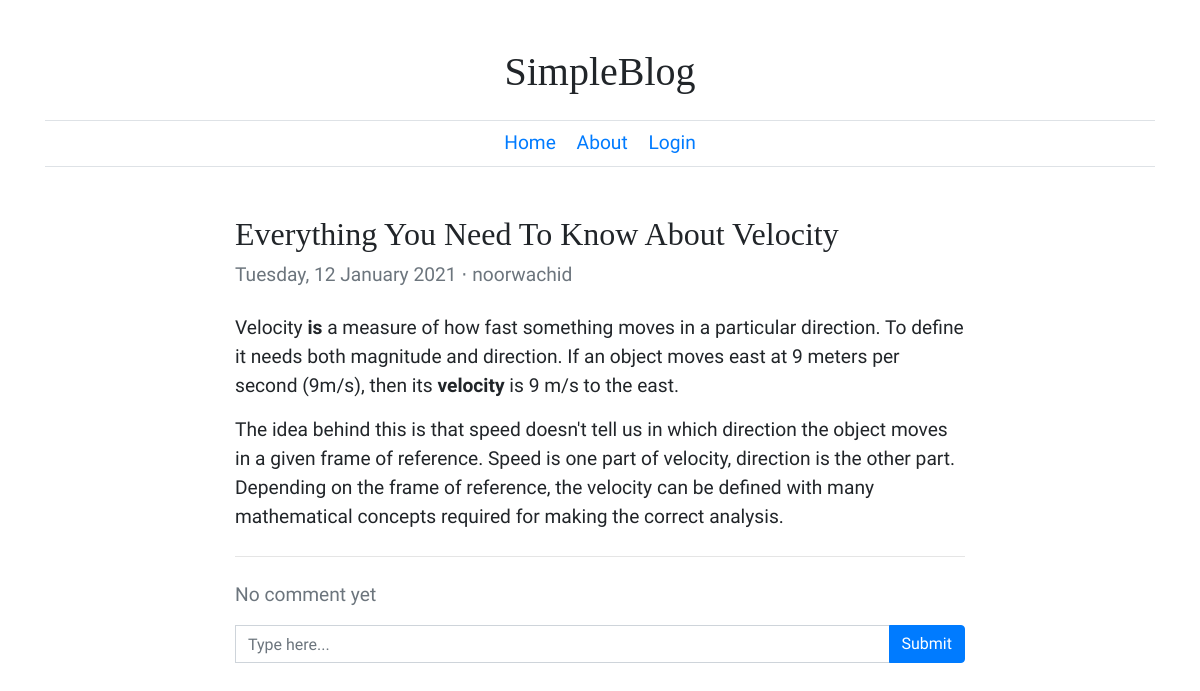
/post/1, run on the app's committed database.
### tables this page shows
CREATE TABLE `posts` (
  `id` int(11) AUTO_INCREMENT,
  `user_id` int(11),
  `title` varchar(512),
  `content` text,
  `created_at` timestamp DEFAULT current_timestamp(),
  `updated_at` timestamp DEFAULT current_timestamp(),
  PRIMARY KEY (`id`),
  FOREIGN KEY (`user_id`) REFERENCES `users` (`id`)
);

CREATE TABLE `users` (
  `id` int(11) AUTO_INCREMENT,
  `username` varchar(100),
  `password` varchar(1024),
  PRIMARY KEY (`id`),
  UNIQUE (`username`)
);

### application/controllers/Post.php (called while the page is built, shortened)
<?php
class Post extends CI_Controller
{
    public function __construct()
    {
        $this->load->model("PostModel");
        $this->load->model("CommentModel");
    }
    public function public_get($id)
    {
        $post = $this->PostModel->get($id);
        $comments = $this->CommentModel->get_all_by_post($id);
        $this->load->view("post", [
            "post"     => $post,
            "comments" => $comments,
        ]);
    }
}

### index.php (called while the page is built, shortened)
<?php
require_once BASEPATH.'core/CodeIgniter.php';

### application/models/PostModel.php (called while the page is built, shortened)
<?php
class PostModel extends CI_Model
{
    public function get($id)
    {
        $db = $this->db;
        $db->select("posts.id, title, content, created_at, username");
        $db->where("posts.id", $id);
        $db->from("posts");
        $db->join("users", "users.id = user_id");
        return $db->get()->row();
    }
}

### application/third_party/Parsedown.php (called while the page is built, shortened)
<?php
class Parsedown
{
    function text($text)
    {
        $Elements = $this->textElements($text);
        $markup = $this->elements($Elements);
        $markup = trim($markup, "\n");
        return $markup;
    }
    protected function textElements($text)
    {
        $text = str_replace(array("\r\n", "\r"), "\n", $text);
        $text = trim($text, "\n");
        $lines = explode("\n", $text);
        return $this->linesElements($lines);
    }
    protected $breaksEnabled;
    protected $safeMode;
    protected $unmarkedBlockTypes = array(
        'Code',
    );
    protected function linesElements(array $lines)
    {
        $Elements = array();
        $CurrentBlock = null;
        foreach ($lines as $line)
        {
            if (chop($line) === '')
            {
                if (isset($CurrentBlock))
                {
                    $CurrentBlock['interrupted'] = (isset($CurrentBlock['interrupted'])
                        ? $CurrentBlock['interrupted'] + 1 : 1
                    );
                }
                continue;
            }
            $indent = strspn($line, ' ');
            $text = $indent > 0 ? substr($line, $indent) : $line;
            $Line = array('body' => $line, 'indent' => $indent, 'text' => $text);
            $marker = $text[0];
            $blockTypes = $this->unmarkedBlockTypes;
            foreach ($blockTypes as $blockType)
            {
                $Block = $this->{"block$blockType"}($Line, $CurrentBlock);
            }
            if (isset($CurrentBlock) and $CurrentBlock['type'] === 'Paragraph')
            {
                $Block = $this->paragraphContinue($Line, $CurrentBlock);
            }
            if (isset($Block))
            {
                $CurrentBlock = $Block;
            }
            else
            {
                if (isset($CurrentBlock))
                {
                    $Elements[] = $this->extractElement($CurrentBlock);
                }
                $CurrentBlock = $this->paragraph($Line);
                $CurrentBlock['identified'] = true;
            }
        }
        if (isset($CurrentBlock))
        {
            $Elements[] = $this->extractElement($CurrentBlock);
        }
        return $Elements;
    }
    protected function extractElement(array $Component)
    {
        return $Component['element'];
    }
    protected function paragraph($Line)
    {
        return array(
            'type' => 'Paragraph',
            'element' => array(
                'name' => 'p',
                'handler' => array(
                    'function' => 'lineElements',
                    'argument' => $Line['text'],
                    'destination' => 'elements',
                ),
            ),
        );
    }
    protected function paragraphContinue($Line, array $Block)
    {
        if (isset($Block['interrupted']))
        {
            return;
        }
        $Block['element']['handler']['argument'] .= "\n".$Line['text'];
        return $Block;
    }
    protected $InlineTypes = array(
        '!' => array('Image'),
        '&' => array('SpecialCharacter'),
        '*' => array('Emphasis'),
        ':' => array('Url'),
        '<' => array('UrlTag', 'EmailTag', 'Markup'),
        '[' => array('Link'),
        '_' => array('Emphasis'),
        '`' => array('Code'),
        '~' => array('Strikethrough'),
        '\\' => array('EscapeSequence'),
    );
    protected $inlineMarkerList = '!*_&[:<`~\\';
    protected function lineElements($text, $nonNestables = array())
    {
        $text = str_replace(array("\r\n", "\r"), "\n", $text);
        $Elements = array();
        $nonNestables = (empty($nonNestables)
            ? array()
            : array_combine($nonNestables, $nonNestables)
        );
        while ($excerpt = strpbrk($text, $this->inlineMarkerList))
        {
            $marker = $excerpt[0];
            $markerPosition = strlen($text) - strlen($excerpt);
            $Excerpt = array('text' => $excerpt, 'context' => $text);
            foreach ($this->InlineTypes[$marker] as $inlineType)
            {
                $Inline = $this->{"inline$inlineType"}($Excerpt);
                if ( ! isset($Inline['position']))
                {
                    $Inline['position'] = $markerPosition;
                }
                $Inline['element']['nonNestables'] = isset($Inline['element']['nonNestables'])
                    ? array_merge($Inline['element']['nonNestables'], $nonNestables)
                    : $nonNestables
                ;
                $unmarkedText = substr($text, 0, $Inline['position']);
                $InlineText = $this->inlineText($unmarkedText);
                $Elements[] = $InlineText['element'];
                $Elements[] = $this->extractElement($Inline);
                $text = substr($text, $Inline['position'] + $Inline['extent']);
                continue 2;
            }
            $unmarkedText = substr($text, 0, $markerPosition + 1);
            $InlineText = $this->inlineText($unmarkedText);
            $Elements[] = $InlineText['element'];
            $text = substr($text, $markerPosition + 1);
        }
        $InlineText = $this->inlineText($text);
        $Elements[] = $InlineText['element'];
        foreach ($Elements as &$Element)
        {
            if ( ! isset($Element['autobreak']))
            {
                $Element['autobreak'] = false;
            }
        }
        return $Elements;
    }
    protected function inlineText($text)
    {
        $Inline = array(
            'extent' => strlen($text),
            'element' => array(),
        );
        $Inline['element']['elements'] = self::pregReplaceElements(
            $this->breaksEnabled ? '/[ ]*+\n/' : '/(?:[ ]*+\\\\|[ ]{2,}+)\n/',
            array(
                array('name' => 'br'),
                array('text' => "\n"),
            ),
            $text
        );
        return $Inline;
    }
    protected function inlineEmphasis($Excerpt)
    {
        $marker = $Excerpt['text'][0];
        if ($Excerpt['text'][1] === $marker and preg_match($this->StrongRegex[$marker], $Excerpt['text'], $matches))
        {
            $emphasis = 'strong';
        }
        elseif (preg_match($this->EmRegex[$marker], $Excerpt['text'], $matches))
        {
            $emphasis = 'em';
        }
        else
        {
            return;
        }
        return array(
            'extent' => strlen($matches[0]),
            'element' => array(
                'name' => $emphasis,
                'handler' => array(
                    'function' => 'lineElements',
                    'argument' => $matches[1],
                    'destination' => 'elements',
                )
            ),
        );
    }
    protected function handle(array $Element)
    {
        if (isset($Element['handler']))
        {
            if (!isset($Element['nonNestables']))
            {
                $Element['nonNestables'] = array();
            }
            if (is_string($Element['handler']))
            {
                $function = $Element['handler'];
                $argument = $Element['text'];
                unset($Element['text']);
                $destination = 'rawHtml';
            }
            else
            {
                $function = $Element['handler']['function'];
                $argument = $Element['handler']['argument'];
                $destination = $Element['handler']['destination'];
            }
            $Element[$destination] = $this->{$function}($argument, $Element['nonNestables']);
            unset($Element['handler']);
        }
        return $Element;
    }
    protected function element(array $Element)
    {
        $Element = $this->handle($Element);
        $hasName = isset($Element['name']);
        $markup = '';
        if ($hasName)
        {
            $markup .= '<' . $Element['name'];
        }
        $permitRawHtml = false;
        if (isset($Element['text']))
        {
            $text = $Element['text'];
        }
        elseif (isset($Element['rawHtml']))
        {
            $text = $Element['rawHtml'];
            $allowRawHtmlInSafeMode = isset($Element['allowRawHtmlInSafeMode']) && $Element['allowRawHtmlInSafeMode'];
            $permitRawHtml = !$this->safeMode || $allowRawHtmlInSafeMode;
        }
        $hasContent = isset($text) || isset($Element['element']) || isset($Element['elements']);
        if ($hasContent)
        {
            $markup .= $hasName ? '>' : '';
            if (isset($Element['elements']))
            {
                $markup .= $this->elements($Element['elements']);
            }
            elseif (isset($Element['element']))
            {
                $markup .= $this->element($Element['element']);
            }
            else
            {
                if (!$permitRawHtml)
                {
                    $markup .= self::escape($text, true);
                }
                else
                {
                    $markup .= $text;
                }
            }
            $markup .= $hasName ? '</' . $Element['name'] . '>' : '';
        }
        elseif ($hasName)
        {
            $markup .= ' />';
        }
        return $markup;
    }
    protected function elements(array $Elements)
    {
        $markup = '';
        $autoBreak = true;
        foreach ($Elements as $Element)
        {
            $autoBreakNext = (isset($Element['autobreak'])
                ? $Element['autobreak'] : isset($Element['name'])
            );
            $autoBreak = !$autoBreak ? $autoBreak : $autoBreakNext;
            $markup .= ($autoBreak ? "\n" : '') . $this->element($Element);
            $autoBreak = $autoBreakNext;
        }
        $markup .= $autoBreak ? "\n" : '';
        return $markup;
    }
    protected static function pregReplaceElements($regexp, $Elements, $text)
    {
        $newElements = array();
        $newElements[] = array('text' => $text);
        return $newElements;
    }
    protected static function escape($text, $allowQuotes = false)
    {
        return htmlspecialchars($text, $allowQuotes ? ENT_NOQUOTES : ENT_QUOTES, 'UTF-8');
    }
    protected $StrongRegex = array(
        '*' => '/^[*]{2}((?:\\\\\*|[^*]|[*][^*]*+[*])+?)[*]{2}(?![*])/s',
        '_' => '/^__((?:\\\\_|[^_]|_[^_]*+_)+?)__(?!_)/us',
    );
    protected $EmRegex = array(
        '*' => '/^[*]((?:\\\\\*|[^*]|[*][*][^*]+?[*][*])+?)[*](?![*])/s',
        '_' => '/^_((?:\\\\_|[^_]|__[^_]*__)+?)_(?!_)\b/us',
    );
}

### application/models/CommentModel.php (called while the page is built, shortened)
<?php
class CommentModel extends CI_Model
{
	public function get_all_by_post($id)
	{
		$db = $this->db;
        $db->select("comments.id, content, created_at, username");
        $db->where("post_id", $id);
        $db->from("comments");
        $db->join("users", "users.id = user_id");
        return $db->get()->result();
	}
}

### application/views/post.php (the view, shortened to what this page needs)
<!DOCTYPE html>
<html lang="en">
<head>
    <link rel="stylesheet" href="<?php echo base_url("assets/bootstrap.min.css") ?>">
</head>
<body class="container">
    <div class="my-5 text-center">
        <h1><?php echo SITE_NAME ?></h1>
        <div class="border-top border-bottom my-4 py-2">
            <a class="mx-2" href="<?php echo site_url() ?>">Home</a>
            <a class="mx-2" href="<?php echo site_url("about") ?>">About</a>
            <a class="mx-2" href="<?php echo site_url("login") ?>">Login</a>
        </div>
    </div>
    <div class="row justify-content-center">
        <div class="col-md-8">
            <div>
                <h2><?php echo $post->title ?></h2>
                <div class="text-secondary mb-4">
                    <?php echo date_format(new DateTime($post->created_at), "l, j F o") ?>
                    &sdot; <?php echo $post->username ?>
                </div>
                <div>
                    <?php
                    require_once APPPATH . "third_party/Parsedown.php";
                    $converter = new Parsedown();
                    echo $converter->text($post->content);
                    ?>
                </div>
            </div>
            <hr class="my-4">
            <div class="mb-5">
                <div class="mb-3">
                    <?php if (count($comments) > 0): ?>
                        <?php foreach ($comments as $comment): ?>
                            <div>
                                <b><?php echo $comment->username ?></b>:
                                <?php echo $comment->content ?>
                            </div>
                        <?php endforeach ?>
                    <?php else: ?>
                        <div class="text-muted">No comment yet</div>
                    <?php endif ?>
                </div>
                <form action="<?php echo site_url("Comment/create_process") ?>" method="post">
                    <div class="input-group">
                        <input class="form-control" type="text" name="content" placeholder="Type here...">
                        <div class="input-group-append">
                            <input class="btn btn-primary" type="submit" value="Submit">
                        </div>
                    </div>
                </form>
            </div>
        </div>
    </div>
</body>
</html>

### application/views/post.php (style rules this page uses)
body { font-family: 'Abel', sans-serif; font-size: 1.2rem; }
h1, h2 { font-family: 'Bodoni Moda', serif; }

### data on the page
posts: title "Everything You Need To Know About Velocity", created_at "Tuesday, 12 January 2021", user.username "noorwachid", content "Velocity is a measure of how fast something moves in a particular direction. To define it needs both magnitude and direction. If an object moves east at 9 meters per second (9m/s), then its velocity is 9 m/s to the east. The idea behind this is that speed doesn't tell us in which direction the object moves in a given frame of reference. Speed is one part of velocity, direction is the other part. Depending on the frame of reference, the velocity can be defined with many mathematical concepts required for making the correct analysis."

### other printed values
SITE_NAME "SimpleBlog"
